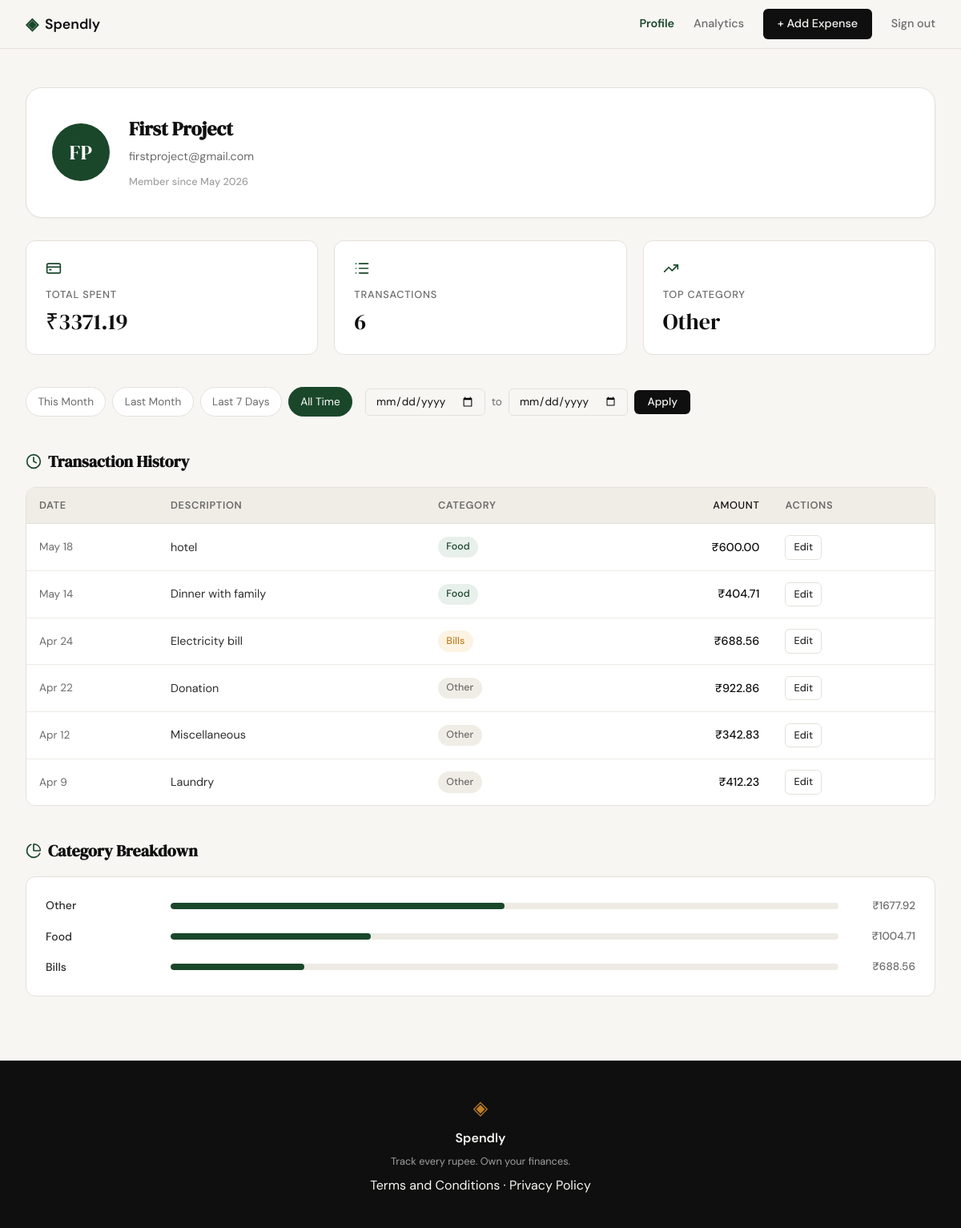
/profile (signed in), run on the app's committed database.
### tables this page shows
CREATE TABLE users (
            id            INTEGER PRIMARY KEY AUTOINCREMENT,
            name          TEXT    NOT NULL,
            email         TEXT    UNIQUE NOT NULL,
            password_hash TEXT    NOT NULL,
            created_at    TEXT    DEFAULT (datetime('now'))
        );

CREATE TABLE expenses (
            id          INTEGER PRIMARY KEY AUTOINCREMENT,
            user_id     INTEGER NOT NULL REFERENCES users(id),
            amount      REAL    NOT NULL,
            category    TEXT    NOT NULL,
            date        TEXT    NOT NULL,
            description TEXT,
            created_at  TEXT    DEFAULT (datetime('now'))
        );

### app.py (the view)
@app.route("/profile")
def profile():
    if not session.get("user_id"):
        return redirect(url_for("login"))
    date_from = _parse_date_param(request.args.get("from"))
    date_to   = _parse_date_param(request.args.get("to"))
    presets = _preset_ranges()
    active_preset = None
    for name, (pf, pt) in presets.items():
        if date_from == pf and date_to == pt:
            active_preset = name
            break
    if date_from is None and date_to is None:
        active_preset = "all_time"
    user_id = session["user_id"]
    user = get_user_by_id(user_id)
    stats = get_summary_stats(user_id, date_from=date_from, date_to=date_to)
    transactions = get_recent_transactions(user_id, date_from=date_from, date_to=date_to)
    categories = get_category_breakdown(user_id, date_from=date_from, date_to=date_to)
    return render_template(
        "profile.html",
        user=user,
        stats=stats,
        transactions=transactions,
        categories=categories,
        date_from=date_from,
        date_to=date_to,
        active_preset=active_preset,
        presets=presets,
    )

### app.py (called while the page is built)
def _parse_date_param(value):
    if value and _DATE_RE.match(value):
        return value
    return None

def _preset_ranges():
    today = date.today()
    first_this = today.replace(day=1)
    last_this = today.replace(day=monthrange(today.year, today.month)[1])
    prev_month = (first_this - timedelta(days=1))
    first_prev = prev_month.replace(day=1)
    last_prev = prev_month.replace(day=monthrange(prev_month.year, prev_month.month)[1])
    return {
        "this_month":  (first_this.isoformat(), last_this.isoformat()),
        "last_month":  (first_prev.isoformat(), last_prev.isoformat()),
        "last_7_days": ((today - timedelta(days=6)).isoformat(), today.isoformat()),
    }

### database/db.py (called while the page is built)
def get_db():
    conn = sqlite3.connect("spendly.db")
    conn.row_factory = sqlite3.Row
    conn.execute("PRAGMA foreign_keys = ON")
    return conn

### database/queries.py (called while the page is built)
def get_user_by_id(user_id):
    db = get_db()
    try:
        row = db.execute(
            "SELECT name, email, created_at FROM users WHERE id = ?",
            (user_id,),
        ).fetchone()
        if row is None:
            return None
        created = datetime.strptime(row["created_at"][:19], "%Y-%m-%d %H:%M:%S")
        name = row["name"]
        parts = name.split()
        initials = (parts[0][0] + parts[-1][0]).upper() if len(parts) >= 2 else parts[0][0].upper()
        return {
            "name": name,
            "email": row["email"],
            "initials": initials,
            "member_since": created.strftime("%B %Y"),
        }
    finally:
        db.close()

def _date_clause(date_from, date_to):
    if date_from and date_to:
        return " AND date BETWEEN ? AND ?", (date_from, date_to)
    if date_from:
        return " AND date >= ?", (date_from,)
    if date_to:
        return " AND date <= ?", (date_to,)
    return "", ()

### templates/profile.html (shortened to what this page needs)
{% extends "base.html" %}
{% block content %}
<div class="profile-page">
    <div class="profile-inner">
        <div class="profile-hero">
            <div class="profile-avatar">{{ user.initials }}</div>
            <div class="profile-user-info">
                <h1 class="profile-name">{{ user.name }}</h1>
                <p class="profile-email">{{ user.email }}</p>
                <span class="profile-since">Member since {{ user.member_since }}</span>
            </div>
        </div>
        <div class="profile-stats">
            <div class="profile-stat-card">
                <div class="profile-stat-icon"><i data-lucide="credit-card"></i></div>
                <div class="profile-stat-label">Total Spent</div>
                <div class="profile-stat-value">{{ stats.total_spent }}</div>
            </div>
            <div class="profile-stat-card">
                <div class="profile-stat-icon"><i data-lucide="list"></i></div>
                <div class="profile-stat-label">Transactions</div>
                <div class="profile-stat-value">{{ stats.transaction_count }}</div>
            </div>
            <div class="profile-stat-card">
                <div class="profile-stat-icon"><i data-lucide="trending-up"></i></div>
                <div class="profile-stat-label">Top Category</div>
                <div class="profile-stat-value">{{ stats.top_category }}</div>
            </div>
        </div>
        <div class="profile-filter-bar">
            <div class="profile-filter-presets">
                <a href="{{ url_for('profile', **{'from': presets.this_month[0], 'to': presets.this_month[1]}) }}"
                   class="filter-btn{% if active_preset == 'this_month' %} filter-btn--active{% endif %}">
                    This Month
                </a>
                <a href="{{ url_for('profile', **{'from': presets.last_month[0], 'to': presets.last_month[1]}) }}"
                   class="filter-btn{% if active_preset == 'last_month' %} filter-btn--active{% endif %}">
                    Last Month
                </a>
                <a href="{{ url_for('profile', **{'from': presets.last_7_days[0], 'to': presets.last_7_days[1]}) }}"
                   class="filter-btn{% if active_preset == 'last_7_days' %} filter-btn--active{% endif %}">
                    Last 7 Days
                </a>
                <a href="{{ url_for('profile') }}"
                   class="filter-btn{% if active_preset == 'all_time' %} filter-btn--active{% endif %}">
                    All Time
                </a>
            </div>
            <form class="profile-filter-custom" method="GET" action="{{ url_for('profile') }}">
                <input type="date" name="from" class="form-input filter-date-input"
                       value="{{ date_from or '' }}" aria-label="From date">
                <span class="filter-sep">to</span>
                <input type="date" name="to" class="form-input filter-date-input"
                       value="{{ date_to or '' }}" aria-label="To date">
                <button type="submit" class="btn-primary filter-apply-btn">Apply</button>
            </form>
        </div>
        <div class="profile-section">
            <div class="profile-section-header">
                <i data-lucide="clock"></i>
                <h2>Transaction History</h2>
            </div>
            <div class="profile-table-wrap">
                <table class="profile-table">
                    <thead>
                        <tr>
                            <th>Date</th>
                            <th>Description</th>
                            <th>Category</th>
                            <th class="col-amount">Amount</th>
                            <th>Actions</th>
                        </tr>
                    </thead>
                    <tbody>
                        {% for t in transactions %}
                        <tr>
                            <td class="col-date">{{ t.date }}</td>
                            <td>{{ t.description }}</td>
                            <td>
                                <span class="profile-badge badge-{{ t.category | lower | replace(' ', '-') }}">
                                    {{ t.category }}
                                </span>
                            </td>
                            <td class="col-amount">{{ t.amount }}</td>
                            <td>
                                <a href="{{ url_for('edit_expense', id=t.id) }}" class="btn-ghost" style="font-size:0.8rem;padding:4px 10px;">Edit</a>
                            </td>
                        </tr>
                        {% endfor %}
                    </tbody>
                </table>
            </div>
        </div>
        <div class="profile-section">
            <div class="profile-section-header">
                <i data-lucide="pie-chart"></i>
                <h2>Category Breakdown</h2>
            </div>
            <div class="profile-bars">
                {% for c in categories %}
                <div class="profile-bar-row">
                    <div class="profile-bar-name">{{ c.name }}</div>
                    <div class="profile-bar-track">
                        <div class="profile-bar-fill" data-percent="{{ c.percent }}"></div>
                    </div>
                    <div class="profile-bar-amount">{{ c.amount }}</div>
                </div>
                {% endfor %}
            </div>
        </div>
    </div>
</div>
{% endblock %}

### templates/base.html (shortened to what this page needs)
<!DOCTYPE html>
<html lang="en">
<head>
    <link rel="stylesheet" href="{{ url_for('static', filename='css/style.css') }}">
</head>
<body>
    <nav class="navbar">
        <div class="nav-inner">
            <a href="{{ url_for('landing') }}" class="nav-brand">
                <span class="brand-icon">◈</span>
                <span class="brand-name">Spendly</span>
            </a>
            <div class="nav-links">
                {% if session.get('user_id') %}
                <a href="{{ url_for('profile') }}" {% if request.endpoint == 'profile' %}class="nav-active"{% endif %}>Profile</a>
                <a href="{{ url_for('analytics') }}" {% if request.endpoint == 'analytics' %}class="nav-active"{% endif %}>Analytics</a>
                <a href="{{ url_for('add_expense') }}" class="nav-cta {% if request.endpoint == 'add_expense' %}nav-active{% endif %}">+ Add Expense</a>
                <a href="{{ url_for('logout') }}">Sign out</a>
                {% else %}
                <a href="{{ url_for('login') }}">Sign in</a>
                <a href="{{ url_for('register') }}" class="nav-cta">Get started</a>
                {% endif %}
            </div>
        </div>
    </nav>
    <main class="main-content">
        {% block content %}{% endblock %}
    </main>
    <footer class="footer">
        <div class="footer-inner">
            <span class="brand-icon">◈</span>
            <span class="footer-name">Spendly</span>
            <p class="footer-copy">Track every rupee. Own your finances.</p>
            <p><a href="/terms">Terms and Conditions</a> &middot; <a href="/privacy">Privacy Policy</a></p>
        </div>
    </footer>
</body>
</html>

### data on the page
users: name "First Project", email "firstproject@gmail.com"
expenses: date "May 18", description "hotel", category "Food", amount "₹600.00"
expenses: date "May 14", description "Dinner with family", category "Food", amount "₹404.71"
expenses: date "Apr 24", description "Electricity bill", category "Bills", amount "₹688.56"
expenses: date "Apr 22", description "Donation", category "Other", amount "₹922.86"
expenses: date "Apr 12", description "Miscellaneous", category "Other", amount "₹342.83"
expenses: date "Apr 9", description "Laundry", category "Other", amount "₹412.23"

### other printed values
{{ user.initials }} "FP"
{{ user.member_since }} "May 2026"
{{ stats.total_spent }} "₹3371.19"
{{ stats.transaction_count }} "6"
{{ stats.top_category }} "Other"
{{ c.name }} "Other" "Food" "Bills"
{{ c.amount }} "₹1677.92" "₹1004.71" "₹688.56"
